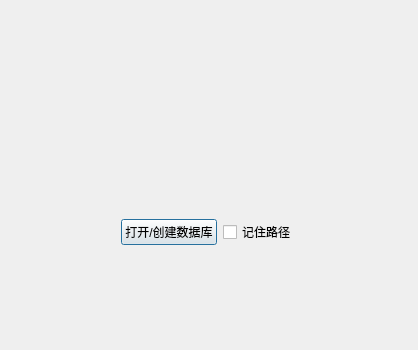
<?xml version="1.0" encoding="UTF-8"?>
<ui version="4.0">
 <class>LoginForm</class>
 <widget class="QDialog" name="loginForm">
  <property name="geometry">
   <rect>
    <x>0</x>
    <y>0</y>
    <width>418</width>
    <height>350</height>
   </rect>
  </property>
  <property name="windowTitle">
   <string/>
  </property>
  <property name="autoFillBackground">
   <bool>false</bool>
  </property>
  <layout class="QVBoxLayout" name="verticalLayout">
   <item>
    <widget class="QLabel" name="label">
     <property name="sizePolicy">
      <sizepolicy hsizetype="Expanding" vsizetype="Fixed">
       <horstretch>0</horstretch>
       <verstretch>0</verstretch>
      </sizepolicy>
     </property>
     <property name="text">
      <string/>
     </property>
     <property name="pixmap">
      <pixmap resource="../res.qrc">:/icons/assets/icons/loading.gif</pixmap>
     </property>
    </widget>
   </item>
   <item>
    <layout class="QHBoxLayout" name="horizontalLayout">
     <property name="sizeConstraint">
      <enum>QLayout::SetMinimumSize</enum>
     </property>
     <item>
      <spacer name="horizontalSpacer">
       <property name="orientation">
        <enum>Qt::Horizontal</enum>
       </property>
       <property name="sizeHint" stdset="0">
        <size>
         <width>40</width>
         <height>20</height>
        </size>
       </property>
      </spacer>
     </item>
     <item>
      <widget class="QtMaterialRaisedButton" name="btnOpenDB">
       <property name="text">
        <string>打开/创建数据库</string>
       </property>
      </widget>
     </item>
     <item>
      <widget class="QCheckBox" name="ckboxRemember">
       <property name="text">
        <string>记住路径</string>
       </property>
      </widget>
     </item>
     <item>
      <spacer name="horizontalSpacer_2">
       <property name="orientation">
        <enum>Qt::Horizontal</enum>
       </property>
       <property name="sizeHint" stdset="0">
        <size>
         <width>40</width>
         <height>20</height>
        </size>
       </property>
      </spacer>
     </item>
    </layout>
   </item>
  </layout>
 </widget>
 <customwidgets>
  <customwidget>
   <class>QtMaterialRaisedButton</class>
   <extends>QPushButton</extends>
   <header location="global">qtmaterialraisedbutton.h</header>
  </customwidget>
 </customwidgets>
 <resources>
  <include location="../res.qrc"/>
 </resources>
 <connections/>
</ui>
